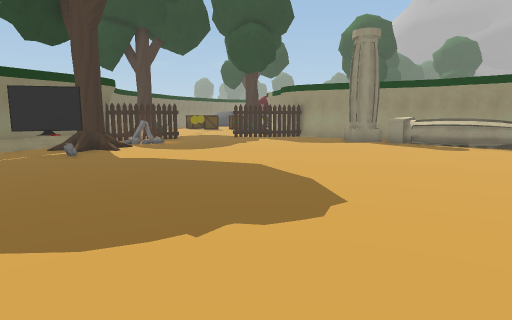
View 1 (above)

16 first-person views from a walk through a Unity game level. The camera is 1.4 m above the floor, tilts 8° down and sees 75° across. Doors are open. The floor is counted in squares, 1 m on a side. Each view is taken from the middle of a square. On the plan, view 1 faces up. The plan holds only what a view shows up to about 15 squares ahead; the rest is blank. The place goes on beyond the plan. The player character is not drawn. Some surface patterns are stand-ins.

View 2
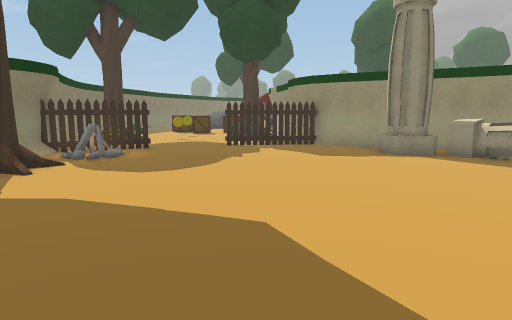

View 3
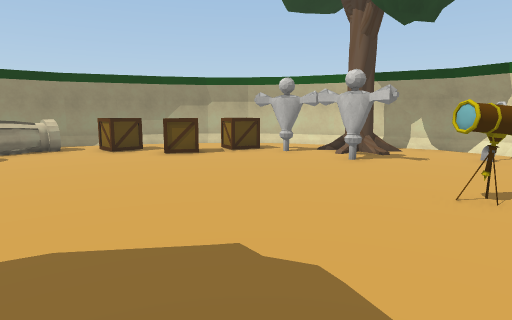

View 4
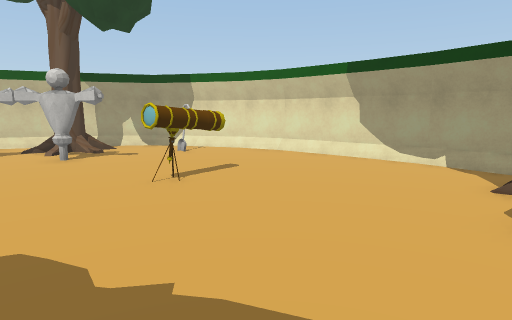

View 5
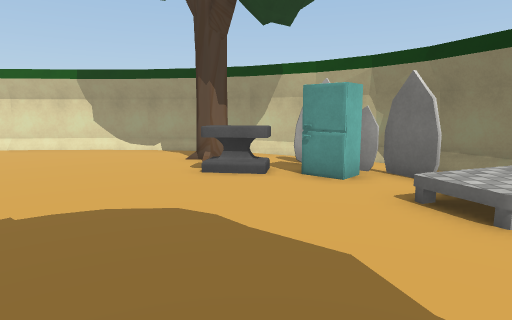

View 6
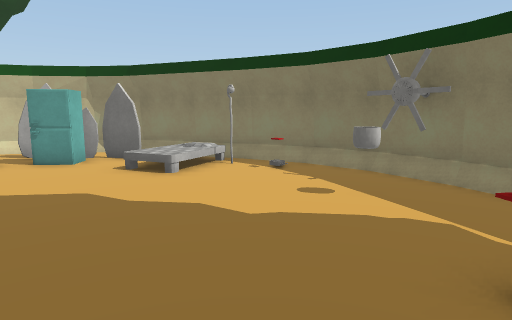

View 7
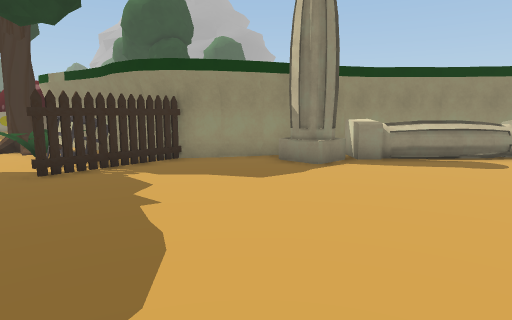

View 8
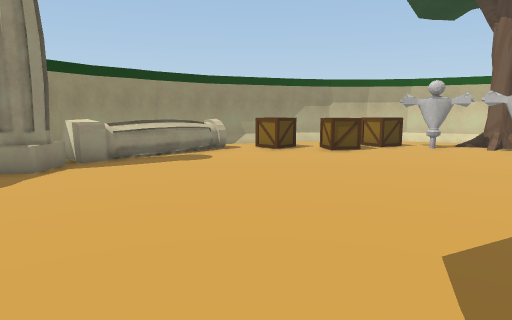

View 9
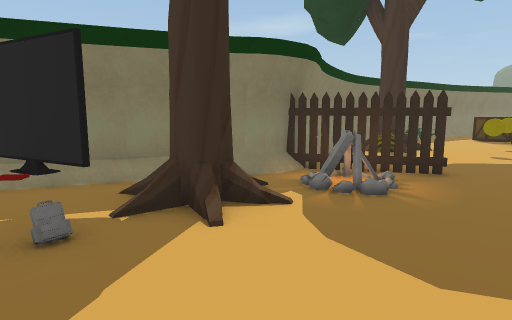

View 10
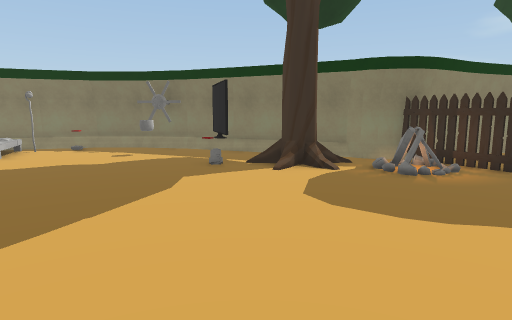

View 11
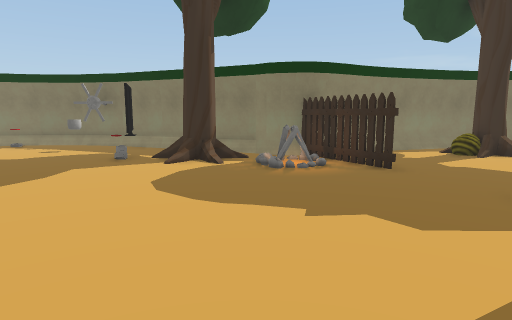

View 12
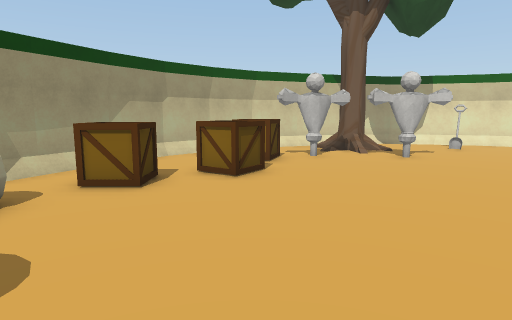

View 13
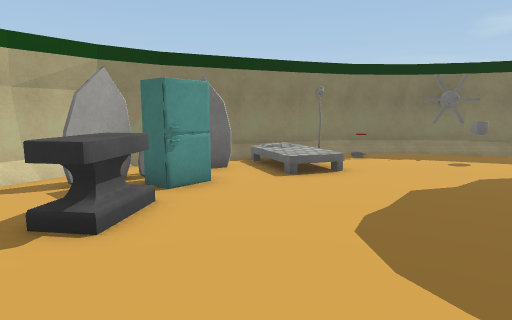

View 14
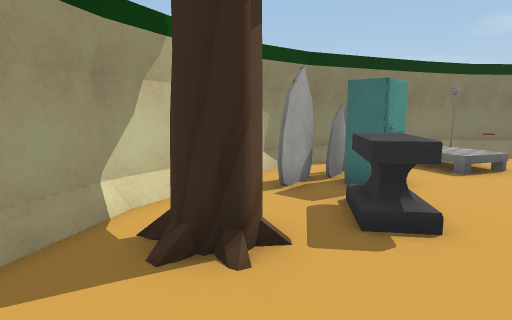

View 15
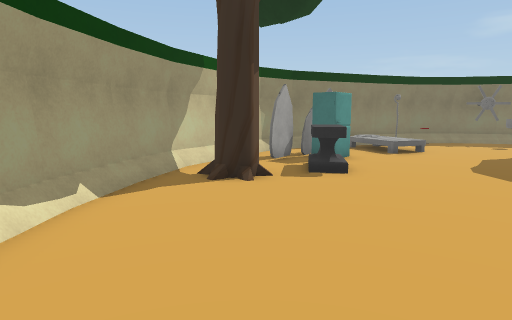

View 16
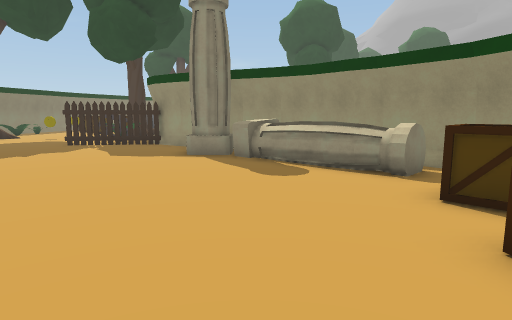

### Floor plan
Key: @ floor where view 1 was taken; # wall or solid block; . main floor; : floor 0.5 m higher than the main floor; / step, stairs or slope; D open door; = window, fence, low wall or low ledge; ^ raised ledge; O other object.
Columns run from 11 left of view 1 to 13 right of it. Each row starts with its distance up from view 1.
 21   #.......OOO##
 20   #....DDD######
 19   ##...DDDD....###
 18    #.OOODD......O###
 17    #OO..........OOO##
 16    ##OO.........OOOO##
 15    # .............OOO##
 14   ##OO.............OOO##
 13   # OO..............OOO##
 12  ##..................O..#
 11  #.OOO................O.#
 10  #...................OO.#
  9 ##....................O.
  8 ##...................OO.
  7 #....................OO.
  6 #.....................OO
  5 #=O...................OO
  4 ###//................OO.
  3  #:::................O..#
  2  #//...............O..O.#
  1  ######.......#......OO.#
  0     #O#^^..@..#.......=#
 -1     #OO##.............##
 -2     ##..OO............#
 -3     ### OO..........###
 -4       ####........###
 -5         ###########

Where each view was taken, in squares from view 1:
view 1: 0 up, 0 right, facing up
view 2: 5 up, 0 right, facing up
view 3: 5 up, 2 left, facing right
view 4: 5 up, 3 left, facing down-right
view 5: 8 up, 4 left, facing down
view 6: 11 up, 3 left, facing down-left
view 7: 11 up, 3 left, facing up-right
view 8: 11 up, 3 left, facing right
view 9: 10 up, 2 left, facing up-left
view 10: 12 up, 3 right, facing left
view 11: 15 up, 4 right, facing left
view 12: 13 up, 4 right, facing down-right
view 13: 2 up, 1 right, facing left
view 14: 2 down, 1 right, facing left
view 15: 2 down, 5 right, facing left
view 16: 5 up, 7 right, facing up
